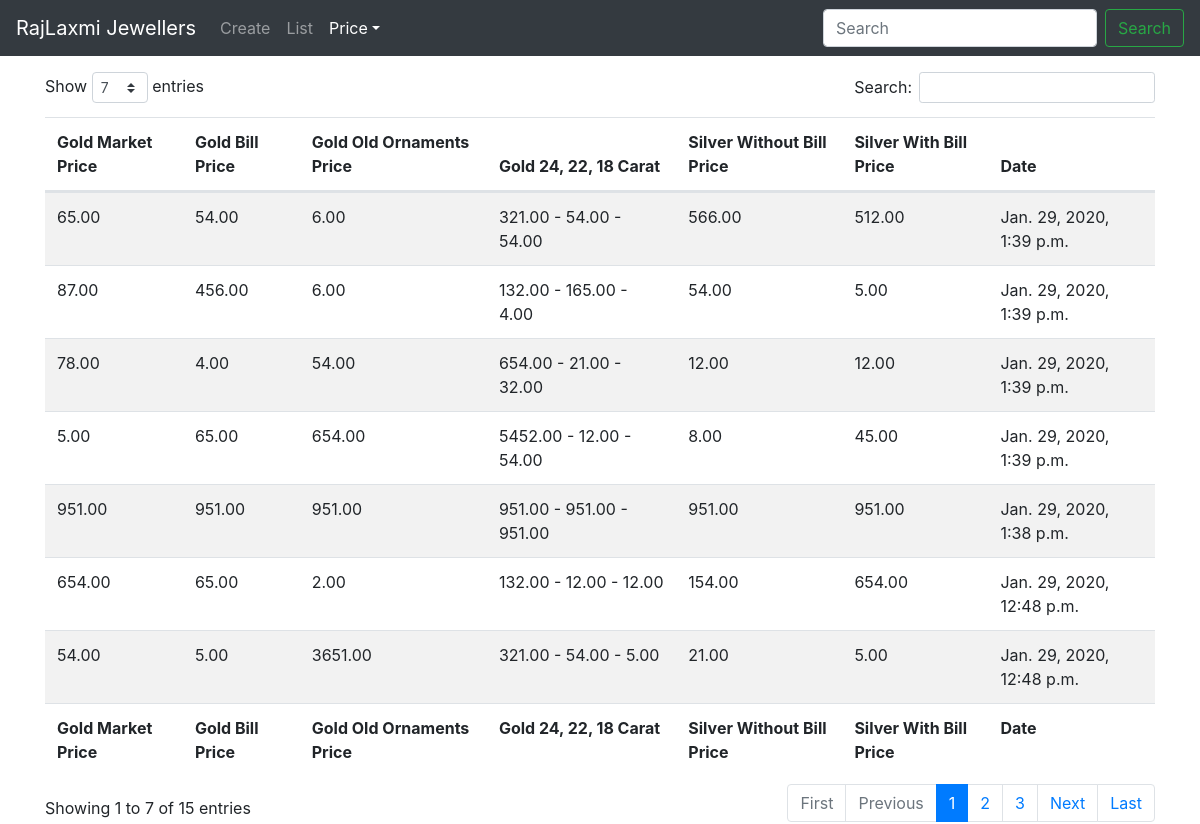
The app's page /price/list/ with its own data.
### price/models.py (models this page shows, shortened)
class Price(models.Model):
	gold_market_price = models.DecimalField(max_digits=21, decimal_places=2)
	gold_bill_price = models.DecimalField(max_digits=21, decimal_places=2)
	gold_old_ornaments_price = models.DecimalField(max_digits=21, decimal_places=2)
	gold_24_carat = models.DecimalField(max_digits=21, decimal_places=2)
	gold_22_carat = models.DecimalField(max_digits=21, decimal_places=2)
	gold_18_carat = models.DecimalField(max_digits=21, decimal_places=2)
	silver_without_bill_price = models.DecimalField(max_digits=21, decimal_places=2)
	silver_with_bill_price = models.DecimalField(null=True, blank=True,
												max_digits=21, decimal_places=2,
												default=0.00)
	date_added = models.DateTimeField(auto_now_add=True)

### price/views.py (the view)
# urls.py: path("list/", ListPriceView.as_view(), name="price-list"),
class ListPriceView(ListView):
	model = Price
	ordering = ["-date_added"]

### price/templates/price/price_list.html (shortened to what this page needs)
{% extends "base.html" %}
{% load static %}
{% block content %}
<table id="price_table" class="table table-hover table-striped" style="width:100%">
	<thead>
		<tr>
			<th>Gold Market Price</th>
			<th>Gold Bill Price</th>
			<th>Gold Old Ornaments Price</th>
			<th>Gold 24, 22, 18 Carat</th>
			<th>Silver Without Bill Price</th>
			<th>Silver With Bill Price</th>
			<th>Date</th>
		</tr>
	</thead>
	<tbody>
		{% for price in object_list %}
			<tr>
				<td>{{ price.gold_market_price }}</td>
				<td>{{ price.gold_bill_price }}</td>
				<td>{{ price.gold_old_ornaments_price }}</td>
				<td>
				{{ price.gold_24_carat }} -
				{{ price.gold_22_carat }} -
				{{ price.gold_18_carat }}
				</td>
				<td>{{ price.silver_without_bill_price }}</td>
				<td>{{ price.silver_with_bill_price }}</td>
				<td>{{ price.date_added }}</td>
			</tr>
		{% endfor %}
	</tbody>
	<tfoot>
		<tr>
			<th>Gold Market Price</th>
			<th>Gold Bill Price</th>
			<th>Gold Old Ornaments Price</th>
			<th>Gold 24, 22, 18 Carat</th>
			<th>Silver Without Bill Price</th>
			<th>Silver With Bill Price</th>
			<th>Date</th>
		</tr>
	</tfoot>
</table>
{% endblock content %}

### records on screen
Price: gold_market_price "65.00", gold_bill_price "54.00", gold_old_ornaments_price "6.00", gold_24_carat "321.00", gold_22_carat "54.00", gold_18_carat "54.00", silver_without_bill_price "566.00", silver_with_bill_price "512.00", date_added "Jan. 29, 2020, 1:39 p.m."
Price: gold_market_price "87.00", gold_bill_price "456.00", gold_old_ornaments_price "6.00", gold_24_carat "132.00", gold_22_carat "165.00", gold_18_carat "4.00", silver_without_bill_price "54.00", silver_with_bill_price "5.00", date_added "Jan. 29, 2020, 1:39 p.m."
Price: gold_market_price "78.00", gold_bill_price "4.00", gold_old_ornaments_price "54.00", gold_24_carat "654.00", gold_22_carat "21.00", gold_18_carat "32.00", silver_without_bill_price "12.00", silver_with_bill_price "12.00", date_added "Jan. 29, 2020, 1:39 p.m."
Price: gold_market_price "5.00", gold_bill_price "65.00", gold_old_ornaments_price "654.00", gold_24_carat "5452.00", gold_22_carat "12.00", gold_18_carat "54.00", silver_without_bill_price "8.00", silver_with_bill_price "45.00", date_added "Jan. 29, 2020, 1:39 p.m."
Price: gold_market_price "951.00", gold_bill_price "951.00", gold_old_ornaments_price "951.00", gold_24_carat "951.00", gold_22_carat "951.00", gold_18_carat "951.00", silver_without_bill_price "951.00", silver_with_bill_price "951.00", date_added "Jan. 29, 2020, 1:38 p.m."
Price: gold_market_price "654.00", gold_bill_price "65.00", gold_old_ornaments_price "2.00", gold_24_carat "132.00", gold_22_carat "12.00", gold_18_carat "12.00", silver_without_bill_price "154.00", silver_with_bill_price "654.00", date_added "Jan. 29, 2020, 12:48 p.m."
Price: gold_market_price "54.00", gold_bill_price "5.00", gold_old_ornaments_price "3651.00", gold_24_carat "321.00", gold_22_carat "54.00", gold_18_carat "5.00", silver_without_bill_price "21.00", silver_with_bill_price "5.00", date_added "Jan. 29, 2020, 12:48 p.m."
